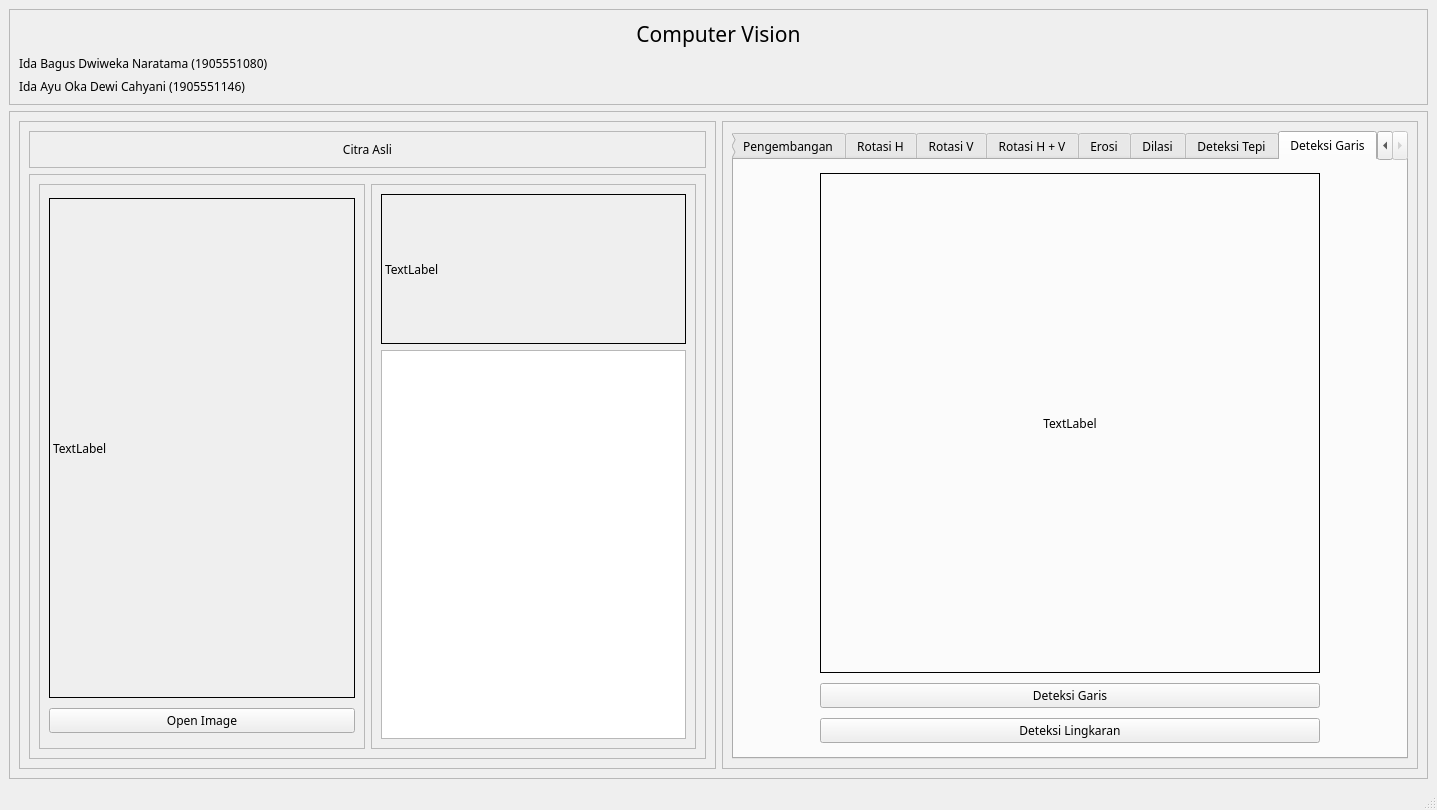
<?xml version="1.0" encoding="UTF-8"?>
<ui version="4.0">
 <class>MainWindow</class>
 <widget class="QMainWindow" name="MainWindow">
  <property name="geometry">
   <rect>
    <x>0</x>
    <y>0</y>
    <width>1437</width>
    <height>810</height>
   </rect>
  </property>
  <property name="windowTitle">
   <string>MainWindow</string>
  </property>
  <widget class="QWidget" name="centralwidget">
   <layout class="QVBoxLayout" name="verticalLayout">
    <item>
     <widget class="QFrame" name="frame">
      <property name="maximumSize">
       <size>
        <width>16777215</width>
        <height>100</height>
       </size>
      </property>
      <property name="font">
       <font>
        <family>Rubik</family>
       </font>
      </property>
      <property name="frameShape">
       <enum>QFrame::StyledPanel</enum>
      </property>
      <property name="frameShadow">
       <enum>QFrame::Raised</enum>
      </property>
      <layout class="QVBoxLayout" name="verticalLayout_2">
       <item>
        <widget class="QLabel" name="label">
         <property name="font">
          <font>
           <pointsize>16</pointsize>
          </font>
         </property>
         <property name="text">
          <string>Computer Vision</string>
         </property>
         <property name="alignment">
          <set>Qt::AlignCenter</set>
         </property>
        </widget>
       </item>
       <item>
        <widget class="QLabel" name="label_2">
         <property name="text">
          <string>Ida Bagus Dwiweka Naratama (1905551080)</string>
         </property>
        </widget>
       </item>
       <item>
        <widget class="QLabel" name="label_3">
         <property name="text">
          <string>Ida Ayu Oka Dewi Cahyani (1905551146)</string>
         </property>
        </widget>
       </item>
      </layout>
     </widget>
    </item>
    <item>
     <widget class="QFrame" name="frame_2">
      <property name="font">
       <font>
        <family>Rubik</family>
       </font>
      </property>
      <property name="frameShape">
       <enum>QFrame::StyledPanel</enum>
      </property>
      <property name="frameShadow">
       <enum>QFrame::Raised</enum>
      </property>
      <layout class="QHBoxLayout" name="horizontalLayout">
       <item>
        <widget class="QFrame" name="frame_3">
         <property name="frameShape">
          <enum>QFrame::StyledPanel</enum>
         </property>
         <property name="frameShadow">
          <enum>QFrame::Raised</enum>
         </property>
         <layout class="QVBoxLayout" name="verticalLayout_3">
          <item>
           <widget class="QFrame" name="frame_5">
            <property name="maximumSize">
             <size>
              <width>16777215</width>
              <height>50</height>
             </size>
            </property>
            <property name="frameShape">
             <enum>QFrame::StyledPanel</enum>
            </property>
            <property name="frameShadow">
             <enum>QFrame::Raised</enum>
            </property>
            <layout class="QVBoxLayout" name="verticalLayout_4">
             <item>
              <widget class="QLabel" name="label_4">
               <property name="text">
                <string>Citra Asli</string>
               </property>
               <property name="alignment">
                <set>Qt::AlignCenter</set>
               </property>
              </widget>
             </item>
            </layout>
           </widget>
          </item>
          <item>
           <widget class="QFrame" name="frame_6">
            <property name="frameShape">
             <enum>QFrame::StyledPanel</enum>
            </property>
            <property name="frameShadow">
             <enum>QFrame::Raised</enum>
            </property>
            <layout class="QHBoxLayout" name="horizontalLayout_2">
             <item>
              <widget class="QFrame" name="frame_7">
               <property name="frameShape">
                <enum>QFrame::StyledPanel</enum>
               </property>
               <property name="frameShadow">
                <enum>QFrame::Raised</enum>
               </property>
               <layout class="QVBoxLayout" name="verticalLayout_5">
                <item>
                 <widget class="QLabel" name="label_5">
                  <property name="maximumSize">
                   <size>
                    <width>500</width>
                    <height>500</height>
                   </size>
                  </property>
                  <property name="frameShape">
                   <enum>QFrame::Box</enum>
                  </property>
                  <property name="text">
                   <string>TextLabel</string>
                  </property>
                  <property name="scaledContents">
                   <bool>true</bool>
                  </property>
                 </widget>
                </item>
                <item>
                 <widget class="QPushButton" name="pushButton">
                  <property name="text">
                   <string>Open Image</string>
                  </property>
                 </widget>
                </item>
               </layout>
              </widget>
             </item>
             <item>
              <widget class="QFrame" name="frame_8">
               <property name="frameShape">
                <enum>QFrame::StyledPanel</enum>
               </property>
               <property name="frameShadow">
                <enum>QFrame::Raised</enum>
               </property>
               <layout class="QVBoxLayout" name="verticalLayout_6">
                <item>
                 <widget class="QLabel" name="label_6">
                  <property name="sizePolicy">
                   <sizepolicy hsizetype="Preferred" vsizetype="MinimumExpanding">
                    <horstretch>0</horstretch>
                    <verstretch>0</verstretch>
                   </sizepolicy>
                  </property>
                  <property name="maximumSize">
                   <size>
                    <width>16777215</width>
                    <height>150</height>
                   </size>
                  </property>
                  <property name="frameShape">
                   <enum>QFrame::Box</enum>
                  </property>
                  <property name="text">
                   <string>TextLabel</string>
                  </property>
                 </widget>
                </item>
                <item>
                 <widget class="QListWidget" name="listWidget">
                  <property name="sizePolicy">
                   <sizepolicy hsizetype="Preferred" vsizetype="Preferred">
                    <horstretch>0</horstretch>
                    <verstretch>0</verstretch>
                   </sizepolicy>
                  </property>
                 </widget>
                </item>
               </layout>
              </widget>
             </item>
            </layout>
           </widget>
          </item>
         </layout>
        </widget>
       </item>
       <item>
        <widget class="QFrame" name="frame_4">
         <property name="frameShape">
          <enum>QFrame::StyledPanel</enum>
         </property>
         <property name="frameShadow">
          <enum>QFrame::Raised</enum>
         </property>
         <layout class="QVBoxLayout" name="verticalLayout_7">
          <item>
           <widget class="QTabWidget" name="tabWidget">
            <property name="sizePolicy">
             <sizepolicy hsizetype="Preferred" vsizetype="Preferred">
              <horstretch>0</horstretch>
              <verstretch>0</verstretch>
             </sizepolicy>
            </property>
            <property name="currentIndex">
             <number>8</number>
            </property>
            <widget class="QWidget" name="tab">
             <attribute name="title">
              <string>Negasi</string>
             </attribute>
             <layout class="QHBoxLayout" name="horizontalLayout_3">
              <item>
               <widget class="QFrame" name="frame_9">
                <property name="frameShape">
                 <enum>QFrame::StyledPanel</enum>
                </property>
                <property name="frameShadow">
                 <enum>QFrame::Raised</enum>
                </property>
                <layout class="QVBoxLayout" name="verticalLayout_8">
                 <item>
                  <widget class="QLabel" name="label_8">
                   <property name="maximumSize">
                    <size>
                     <width>500</width>
                     <height>500</height>
                    </size>
                   </property>
                   <property name="frameShape">
                    <enum>QFrame::Box</enum>
                   </property>
                   <property name="text">
                    <string>TextLabel</string>
                   </property>
                   <property name="scaledContents">
                    <bool>true</bool>
                   </property>
                   <property name="alignment">
                    <set>Qt::AlignCenter</set>
                   </property>
                  </widget>
                 </item>
                 <item>
                  <widget class="QPushButton" name="pushButton_2">
                   <property name="text">
                    <string>Negasi Image</string>
                   </property>
                  </widget>
                 </item>
                </layout>
               </widget>
              </item>
              <item>
               <widget class="QFrame" name="frame_10">
                <property name="frameShape">
                 <enum>QFrame::StyledPanel</enum>
                </property>
                <property name="frameShadow">
                 <enum>QFrame::Raised</enum>
                </property>
                <layout class="QVBoxLayout" name="verticalLayout_9">
                 <item>
                  <widget class="QLabel" name="label_9">
                   <property name="sizePolicy">
                    <sizepolicy hsizetype="Preferred" vsizetype="MinimumExpanding">
                     <horstretch>0</horstretch>
                     <verstretch>0</verstretch>
                    </sizepolicy>
                   </property>
                   <property name="maximumSize">
                    <size>
                     <width>16777215</width>
                     <height>150</height>
                    </size>
                   </property>
                   <property name="frameShape">
                    <enum>QFrame::Box</enum>
                   </property>
                   <property name="text">
                    <string>TextLabel</string>
                   </property>
                  </widget>
                 </item>
                 <item>
                  <widget class="QListWidget" name="listWidget_3">
                   <property name="sizePolicy">
                    <sizepolicy hsizetype="Preferred" vsizetype="Preferred">
                     <horstretch>0</horstretch>
                     <verstretch>0</verstretch>
                    </sizepolicy>
                   </property>
                  </widget>
                 </item>
                </layout>
               </widget>
              </item>
             </layout>
            </widget>
            <widget class="QWidget" name="tab_2">
             <attribute name="title">
              <string>Pengembangan</string>
             </attribute>
             <layout class="QHBoxLayout" name="horizontalLayout_4">
              <item>
               <widget class="QFrame" name="frame_11">
                <property name="frameShape">
                 <enum>QFrame::StyledPanel</enum>
                </property>
                <property name="frameShadow">
                 <enum>QFrame::Raised</enum>
                </property>
                <layout class="QVBoxLayout" name="verticalLayout_10">
                 <item>
                  <widget class="QLabel" name="label_11">
                   <property name="maximumSize">
                    <size>
                     <width>500</width>
                     <height>500</height>
                    </size>
                   </property>
                   <property name="frameShape">
                    <enum>QFrame::Box</enum>
                   </property>
                   <property name="text">
                    <string>TextLabel</string>
                   </property>
                   <property name="scaledContents">
                    <bool>true</bool>
                   </property>
                   <property name="alignment">
                    <set>Qt::AlignCenter</set>
                   </property>
                  </widget>
                 </item>
                 <item>
                  <widget class="QPushButton" name="pushButton_3">
                   <property name="text">
                    <string>Threshold</string>
                   </property>
                  </widget>
                 </item>
                </layout>
               </widget>
              </item>
              <item>
               <widget class="QFrame" name="frame_12">
                <property name="frameShape">
                 <enum>QFrame::StyledPanel</enum>
                </property>
                <property name="frameShadow">
                 <enum>QFrame::Raised</enum>
                </property>
                <layout class="QVBoxLayout" name="verticalLayout_11">
                 <item>
                  <widget class="QLabel" name="label_12">
                   <property name="sizePolicy">
                    <sizepolicy hsizetype="Preferred" vsizetype="MinimumExpanding">
                     <horstretch>0</horstretch>
                     <verstretch>0</verstretch>
                    </sizepolicy>
                   </property>
                   <property name="maximumSize">
                    <size>
                     <width>16777215</width>
                     <height>150</height>
                    </size>
                   </property>
                   <property name="frameShape">
                    <enum>QFrame::Box</enum>
                   </property>
                   <property name="text">
                    <string>TextLabel</string>
                   </property>
                  </widget>
                 </item>
                 <item>
                  <widget class="QListWidget" name="listWidget_2">
                   <property name="sizePolicy">
                    <sizepolicy hsizetype="Preferred" vsizetype="Preferred">
                     <horstretch>0</horstretch>
                     <verstretch>0</verstretch>
                    </sizepolicy>
                   </property>
                  </widget>
                 </item>
                </layout>
               </widget>
              </item>
             </layout>
            </widget>
            <widget class="QWidget" name="tab_3">
             <attribute name="title">
              <string>Rotasi H</string>
             </attribute>
             <layout class="QHBoxLayout" name="horizontalLayout_5">
              <item>
               <widget class="QFrame" name="frame_13">
                <property name="frameShape">
                 <enum>QFrame::StyledPanel</enum>
                </property>
                <property name="frameShadow">
                 <enum>QFrame::Raised</enum>
                </property>
                <layout class="QVBoxLayout" name="verticalLayout_12">
                 <item>
                  <widget class="QLabel" name="label_14">
                   <property name="maximumSize">
                    <size>
                     <width>500</width>
                     <height>500</height>
                    </size>
                   </property>
                   <property name="frameShape">
                    <enum>QFrame::Box</enum>
                   </property>
                   <property name="text">
                    <string>TextLabel</string>
                   </property>
                   <property name="scaledContents">
                    <bool>true</bool>
                   </property>
                   <property name="alignment">
                    <set>Qt::AlignCenter</set>
                   </property>
                  </widget>
                 </item>
                 <item>
                  <widget class="QPushButton" name="pushButton_4">
                   <property name="text">
                    <string>Rotasi Horizontal</string>
                   </property>
                  </widget>
                 </item>
                </layout>
               </widget>
              </item>
              <item>
               <widget class="QFrame" name="frame_14">
                <property name="frameShape">
                 <enum>QFrame::StyledPanel</enum>
                </property>
                <property name="frameShadow">
                 <enum>QFrame::Raised</enum>
                </property>
                <layout class="QVBoxLayout" name="verticalLayout_13">
                 <item>
                  <widget class="QLabel" name="label_15">
                   <property name="sizePolicy">
                    <sizepolicy hsizetype="Preferred" vsizetype="MinimumExpanding">
                     <horstretch>0</horstretch>
                     <verstretch>0</verstretch>
                    </sizepolicy>
                   </property>
                   <property name="maximumSize">
                    <size>
                     <width>16777215</width>
                     <height>150</height>
                    </size>
                   </property>
                   <property name="frameShape">
                    <enum>QFrame::Box</enum>
                   </property>
                   <property name="text">
                    <string>TextLabel</string>
                   </property>
                  </widget>
                 </item>
                 <item>
                  <widget class="QListWidget" name="listWidget_4">
                   <property name="sizePolicy">
                    <sizepolicy hsizetype="Preferred" vsizetype="Preferred">
                     <horstretch>0</horstretch>
                     <verstretch>0</verstretch>
                    </sizepolicy>
                   </property>
                  </widget>
                 </item>
                </layout>
               </widget>
              </item>
             </layout>
            </widget>
            <widget class="QWidget" name="tab_4">
             <attribute name="title">
              <string>Rotasi V</string>
             </attribute>
             <layout class="QHBoxLayout" name="horizontalLayout_6">
              <item>
               <widget class="QFrame" name="frame_15">
                <property name="frameShape">
                 <enum>QFrame::StyledPanel</enum>
                </property>
                <property name="frameShadow">
                 <enum>QFrame::Raised</enum>
                </property>
                <layout class="QVBoxLayout" name="verticalLayout_14">
                 <item>
                  <widget class="QLabel" name="label_17">
                   <property name="maximumSize">
                    <size>
                     <width>500</width>
                     <height>500</height>
                    </size>
                   </property>
                   <property name="frameShape">
                    <enum>QFrame::Box</enum>
                   </property>
                   <property name="text">
                    <string>TextLabel</string>
                   </property>
                   <property name="scaledContents">
                    <bool>true</bool>
                   </property>
                   <property name="alignment">
                    <set>Qt::AlignCenter</set>
                   </property>
                  </widget>
                 </item>
                 <item>
                  <widget class="QPushButton" name="pushButton_5">
                   <property name="text">
                    <string>Rotasi Vertical</string>
                   </property>
                  </widget>
                 </item>
                </layout>
               </widget>
              </item>
              <item>
               <widget class="QFrame" name="frame_16">
                <property name="frameShape">
                 <enum>QFrame::StyledPanel</enum>
                </property>
                <property name="frameShadow">
                 <enum>QFrame::Raised</enum>
                </property>
                <layout class="QVBoxLayout" name="verticalLayout_15">
                 <item>
                  <widget class="QLabel" name="label_18">
                   <property name="sizePolicy">
                    <sizepolicy hsizetype="Preferred" vsizetype="MinimumExpanding">
                     <horstretch>0</horstretch>
                     <verstretch>0</verstretch>
                    </sizepolicy>
                   </property>
                   <property name="maximumSize">
                    <size>
                     <width>16777215</width>
                     <height>150</height>
                    </size>
                   </property>
                   <property name="frameShape">
                    <enum>QFrame::Box</enum>
                   </property>
                   <property name="text">
                    <string>TextLabel</string>
                   </property>
                  </widget>
                 </item>
                 <item>
                  <widget class="QListWidget" name="listWidget_5">
                   <property name="sizePolicy">
                    <sizepolicy hsizetype="Preferred" vsizetype="Preferred">
                     <horstretch>0</horstretch>
                     <verstretch>0</verstretch>
                    </sizepolicy>
                   </property>
                  </widget>
                 </item>
                </layout>
               </widget>
              </item>
             </layout>
            </widget>
            <widget class="QWidget" name="tab_5">
             <attribute name="title">
              <string>Rotasi H + V</string>
             </attribute>
             <layout class="QHBoxLayout" name="horizontalLayout_7">
              <item>
               <widget class="QFrame" name="frame_18">
                <property name="maximumSize">
                 <size>
                  <width>16777215</width>
                  <height>16777215</height>
                 </size>
                </property>
                <property name="frameShape">
                 <enum>QFrame::StyledPanel</enum>
                </property>
                <property name="frameShadow">
                 <enum>QFrame::Raised</enum>
                </property>
                <layout class="QVBoxLayout" name="verticalLayout_17">
                 <item>
                  <widget class="QLabel" name="label_22">
                   <property name="maximumSize">
                    <size>
                     <width>500</width>
                     <height>500</height>
                    </size>
                   </property>
                   <property name="frameShape">
                    <enum>QFrame::Box</enum>
                   </property>
                   <property name="text">
                    <string>TextLabel</string>
                   </property>
                   <property name="scaledContents">
                    <bool>true</bool>
                   </property>
                   <property name="alignment">
                    <set>Qt::AlignCenter</set>
                   </property>
                  </widget>
                 </item>
                 <item>
                  <widget class="QPushButton" name="pushButton_6">
                   <property name="text">
                    <string>Rotasi Horizontal + Vertical</string>
                   </property>
                  </widget>
                 </item>
                </layout>
               </widget>
              </item>
              <item>
               <widget class="QFrame" name="frame_17">
                <property name="frameShape">
                 <enum>QFrame::StyledPanel</enum>
                </property>
                <property name="frameShadow">
                 <enum>QFrame::Raised</enum>
                </property>
                <layout class="QVBoxLayout" name="verticalLayout_16">
                 <item>
                  <widget class="QLabel" name="label_20">
                   <property name="sizePolicy">
                    <sizepolicy hsizetype="Preferred" vsizetype="MinimumExpanding">
                     <horstretch>0</horstretch>
                     <verstretch>0</verstretch>
                    </sizepolicy>
                   </property>
                   <property name="maximumSize">
                    <size>
                     <width>16777215</width>
                     <height>150</height>
                    </size>
                   </property>
                   <property name="frameShape">
                    <enum>QFrame::Box</enum>
                   </property>
                   <property name="text">
                    <string>TextLabel</string>
                   </property>
                  </widget>
                 </item>
                 <item>
                  <widget class="QListWidget" name="listWidget_6">
                   <property name="sizePolicy">
                    <sizepolicy hsizetype="Preferred" vsizetype="Preferred">
                     <horstretch>0</horstretch>
                     <verstretch>0</verstretch>
                    </sizepolicy>
                   </property>
                  </widget>
                 </item>
                </layout>
               </widget>
              </item>
             </layout>
            </widget>
            <widget class="QWidget" name="tab_6">
             <attribute name="title">
              <string>Erosi</string>
             </attribute>
             <layout class="QHBoxLayout" name="horizontalLayout_8">
              <item>
               <widget class="QFrame" name="frame_19">
                <property name="maximumSize">
                 <size>
                  <width>16777215</width>
                  <height>16777215</height>
                 </size>
                </property>
                <property name="frameShape">
                 <enum>QFrame::StyledPanel</enum>
                </property>
                <property name="frameShadow">
                 <enum>QFrame::Raised</enum>
                </property>
                <layout class="QVBoxLayout" name="verticalLayout_18">
                 <item>
                  <widget class="QLabel" name="label_23">
                   <property name="maximumSize">
                    <size>
                     <width>500</width>
                     <height>500</height>
                    </size>
                   </property>
                   <property name="frameShape">
                    <enum>QFrame::Box</enum>
                   </property>
                   <property name="text">
                    <string>TextLabel</string>
                   </property>
                   <property name="scaledContents">
                    <bool>true</bool>
                   </property>
                   <property name="alignment">
                    <set>Qt::AlignCenter</set>
                   </property>
                  </widget>
                 </item>
                 <item>
                  <widget class="QPushButton" name="pushButton_8">
                   <property name="text">
                    <string>Threshold</string>
                   </property>
                  </widget>
                 </item>
                 <item>
                  <widget class="QPushButton" name="pushButton_9">
                   <property name="text">
                    <string>Erosi</string>
                   </property>
                  </widget>
                 </item>
                </layout>
               </widget>
              </item>
              <item>
               <widget class="QFrame" name="frame_20">
                <property name="frameShape">
                 <enum>QFrame::StyledPanel</enum>
                </property>
                <property name="frameShadow">
                 <enum>QFrame::Raised</enum>
                </property>
                <layout class="QVBoxLayout" name="verticalLayout_19">
                 <item>
                  <widget class="QLabel" name="label_24">
                   <property name="sizePolicy">
                    <sizepolicy hsizetype="Preferred" vsizetype="MinimumExpanding">
                     <horstretch>0</horstretch>
                     <verstretch>0</verstretch>
                    </sizepolicy>
                   </property>
                   <property name="maximumSize">
                    <size>
                     <width>16777215</width>
                     <height>150</height>
                    </size>
                   </property>
                   <property name="frameShape">
                    <enum>QFrame::Box</enum>
                   </property>
                   <property name="text">
                    <string>TextLabel</string>
                   </property>
                  </widget>
                 </item>
                 <item>
                  <widget class="QListWidget" name="listWidget_7">
                   <property name="sizePolicy">
                    <sizepolicy hsizetype="Preferred" vsizetype="Preferred">
                     <horstretch>0</horstretch>
                     <verstretch>0</verstretch>
                    </sizepolicy>
                   </property>
                  </widget>
                 </item>
                </layout>
               </widget>
              </item>
             </layout>
            </widget>
            <widget class="QWidget" name="tab_7">
             <attribute name="title">
              <string>Dilasi</string>
             </attribute>
             <layout class="QHBoxLayout" name="horizontalLayout_9">
              <item>
               <widget class="QFrame" name="frame_21">
                <property name="maximumSize">
                 <size>
                  <width>16777215</width>
                  <height>16777215</height>
                 </size>
                </property>
                <property name="frameShape">
                 <enum>QFrame::StyledPanel</enum>
                </property>
                <property name="frameShadow">
                 <enum>QFrame::Raised</enum>
                </property>
                <layout class="QVBoxLayout" name="verticalLayout_20">
                 <item>
                  <widget class="QLabel" name="label_26">
                   <property name="maximumSize">
                    <size>
                     <width>500</width>
                     <height>500</height>
                    </size>
                   </property>
                   <property name="frameShape">
                    <enum>QFrame::Box</enum>
                   </property>
                   <property name="text">
                    <string>TextLabel</string>
                   </property>
                   <property name="scaledContents">
                    <bool>true</bool>
                   </property>
                   <property name="alignment">
                    <set>Qt::AlignCenter</set>
                   </property>
                  </widget>
                 </item>
                 <item>
                  <widget class="QPushButton" name="pushButton_10">
                   <property name="text">
                    <string>Threshold</string>
                   </property>
                  </widget>
                 </item>
                 <item>
                  <widget class="QPushButton" name="pushButton_11">
                   <property name="text">
                    <string>Dilasi</string>
                   </property>
                  </widget>
                 </item>
                </layout>
               </widget>
              </item>
              <item>
               <widget class="QFrame" name="frame_22">
                <property name="frameShape">
                 <enum>QFrame::StyledPanel</enum>
                </property>
                <property name="frameShadow">
                 <enum>QFrame::Raised</enum>
                </property>
                <layout class="QVBoxLayout" name="verticalLayout_21">
                 <item>
                  <widget class="QLabel" name="label_27">
                   <property name="sizePolicy">
                    <sizepolicy hsizetype="Preferred" vsizetype="MinimumExpanding">
                     <horstretch>0</horstretch>
                     <verstretch>0</verstretch>
                    </sizepolicy>
                   </property>
                   <property name="maximumSize">
                    <size>
                     <width>16777215</width>
                     <height>150</height>
                    </size>
                   </property>
                   <property name="frameShape">
                    <enum>QFrame::Box</enum>
                   </property>
                   <property name="text">
                    <string>TextLabel</string>
                   </property>
                  </widget>
                 </item>
                 <item>
                  <widget class="QListWidget" name="listWidget_8">
                   <property name="sizePolicy">
                    <sizepolicy hsizetype="Preferred" vsizetype="Preferred">
                     <horstretch>0</horstretch>
                     <verstretch>0</verstretch>
                    </sizepolicy>
                   </property>
                  </widget>
                 </item>
                </layout>
               </widget>
              </item>
             </layout>
            </widget>
            <widget class="QWidget" name="tab_8">
             <attribute name="title">
              <string>Deteksi Tepi</string>
             </attribute>
             <layout class="QHBoxLayout" name="horizontalLayout_10">
              <item>
               <widget class="QFrame" name="frame_23">
                <property name="frameShape">
                 <enum>QFrame::StyledPanel</enum>
                </property>
                <property name="frameShadow">
                 <enum>QFrame::Raised</enum>
                </property>
                <layout class="QGridLayout" name="gridLayout_2">
                 <item row="0" column="0">
                  <widget class="QLabel" name="label_7">
                   <property name="maximumSize">
                    <size>
                     <width>500</width>
                     <height>500</height>
                    </size>
                   </property>
                   <property name="frameShape">
                    <enum>QFrame::Box</enum>
                   </property>
                   <property name="text">
                    <string>TextLabel</string>
                   </property>
                   <property name="scaledContents">
                    <bool>true</bool>
                   </property>
                  </widget>
                 </item>
                 <item row="1" column="0">
                  <widget class="QPushButton" name="pushButton_7">
                   <property name="text">
                    <string>Sobel X</string>
                   </property>
                  </widget>
                 </item>
                 <item row="2" column="0">
                  <widget class="QPushButton" name="pushButton_16">
                   <property name="text">
                    <string>Sobel Y</string>
                   </property>
                  </widget>
                 </item>
                 <item row="3" column="0">
                  <widget class="QPushButton" name="pushButton_17">
                   <property name="text">
                    <string>Laplacian</string>
                   </property>
                  </widget>
                 </item>
                 <item row="4" column="0">
                  <widget class="QPushButton" name="pushButton_13">
                   <property name="text">
                    <string>Canny</string>
                   </property>
                  </widget>
                 </item>
                </layout>
               </widget>
              </item>
             </layout>
            </widget>
            <widget class="QWidget" name="tab_9">
             <attribute name="title">
              <string>Deteksi Garis</string>
             </attribute>
             <layout class="QGridLayout" name="gridLayout">
              <item row="0" column="0">
               <widget class="QLabel" name="label_10">
                <property name="maximumSize">
                 <size>
                  <width>500</width>
                  <height>500</height>
                 </size>
                </property>
                <property name="layoutDirection">
                 <enum>Qt::LeftToRight</enum>
                </property>
                <property name="frameShape">
                 <enum>QFrame::Box</enum>
                </property>
                <property name="text">
                 <string>TextLabel</string>
                </property>
                <property name="scaledContents">
                 <bool>true</bool>
                </property>
                <property name="alignment">
                 <set>Qt::AlignCenter</set>
                </property>
               </widget>
              </item>
              <item row="1" column="0">
               <widget class="QPushButton" name="pushButton_14">
                <property name="sizePolicy">
                 <sizepolicy hsizetype="Preferred" vsizetype="Fixed">
                  <horstretch>0</horstretch>
                  <verstretch>0</verstretch>
                 </sizepolicy>
                </property>
                <property name="text">
                 <string>Deteksi Garis</string>
                </property>
               </widget>
              </item>
              <item row="2" column="0">
               <widget class="QPushButton" name="pushButton_15">
                <property name="sizePolicy">
                 <sizepolicy hsizetype="Preferred" vsizetype="Fixed">
                  <horstretch>0</horstretch>
                  <verstretch>0</verstretch>
                 </sizepolicy>
                </property>
                <property name="text">
                 <string>Deteksi Lingkaran</string>
                </property>
               </widget>
              </item>
             </layout>
            </widget>
           </widget>
          </item>
         </layout>
        </widget>
       </item>
      </layout>
     </widget>
    </item>
   </layout>
  </widget>
  <widget class="QMenuBar" name="menubar">
   <property name="geometry">
    <rect>
     <x>0</x>
     <y>0</y>
     <width>1437</width>
     <height>26</height>
    </rect>
   </property>
  </widget>
  <widget class="QStatusBar" name="statusbar"/>
 </widget>
 <resources/>
 <connections/>
</ui>
